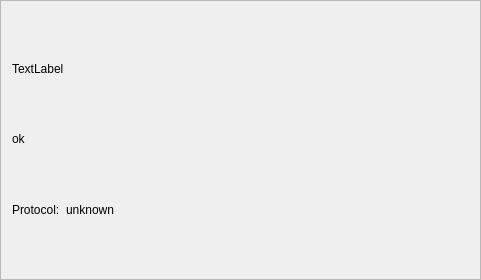
<?xml version="1.0" encoding="UTF-8"?>
<ui version="4.0">
 <class>Frame</class>
 <widget class="QFrame" name="Frame">
  <property name="geometry">
   <rect>
    <x>0</x>
    <y>0</y>
    <width>481</width>
    <height>280</height>
   </rect>
  </property>
  <property name="windowTitle">
   <string>Frame</string>
  </property>
  <property name="toolTip">
   <string/>
  </property>
  <property name="frameShape">
   <enum>QFrame::StyledPanel</enum>
  </property>
  <property name="frameShadow">
   <enum>QFrame::Raised</enum>
  </property>
  <layout class="QVBoxLayout" name="verticalLayout">
   <item>
    <widget class="QLabel" name="Lfilename">
     <property name="sizePolicy">
      <sizepolicy hsizetype="Preferred" vsizetype="Maximum">
       <horstretch>0</horstretch>
       <verstretch>0</verstretch>
      </sizepolicy>
     </property>
     <property name="text">
      <string>TextLabel</string>
     </property>
    </widget>
   </item>
   <item>
    <widget class="QLabel" name="Lstatus">
     <property name="sizePolicy">
      <sizepolicy hsizetype="Preferred" vsizetype="Maximum">
       <horstretch>0</horstretch>
       <verstretch>0</verstretch>
      </sizepolicy>
     </property>
     <property name="text">
      <string>ok</string>
     </property>
    </widget>
   </item>
   <item>
    <layout class="QHBoxLayout" name="horizontalLayout">
     <property name="sizeConstraint">
      <enum>QLayout::SetMaximumSize</enum>
     </property>
     <item>
      <widget class="QLabel" name="Lprotocol">
       <property name="sizePolicy">
        <sizepolicy hsizetype="Maximum" vsizetype="Maximum">
         <horstretch>0</horstretch>
         <verstretch>0</verstretch>
        </sizepolicy>
       </property>
       <property name="maximumSize">
        <size>
         <width>16777215</width>
         <height>15</height>
        </size>
       </property>
       <property name="text">
        <string>Protocol:</string>
       </property>
      </widget>
     </item>
     <item>
      <widget class="QLabel" name="MQTT_use">
       <property name="sizePolicy">
        <sizepolicy hsizetype="Preferred" vsizetype="Maximum">
         <horstretch>0</horstretch>
         <verstretch>0</verstretch>
        </sizepolicy>
       </property>
       <property name="maximumSize">
        <size>
         <width>16777215</width>
         <height>15</height>
        </size>
       </property>
       <property name="text">
        <string>unknown</string>
       </property>
      </widget>
     </item>
    </layout>
   </item>
   <item>
    <layout class="QVBoxLayout" name="QVBregisters">
     <property name="spacing">
      <number>0</number>
     </property>
     <property name="leftMargin">
      <number>0</number>
     </property>
     <property name="bottomMargin">
      <number>0</number>
     </property>
    </layout>
   </item>
  </layout>
 </widget>
 <resources/>
 <connections/>
</ui>
